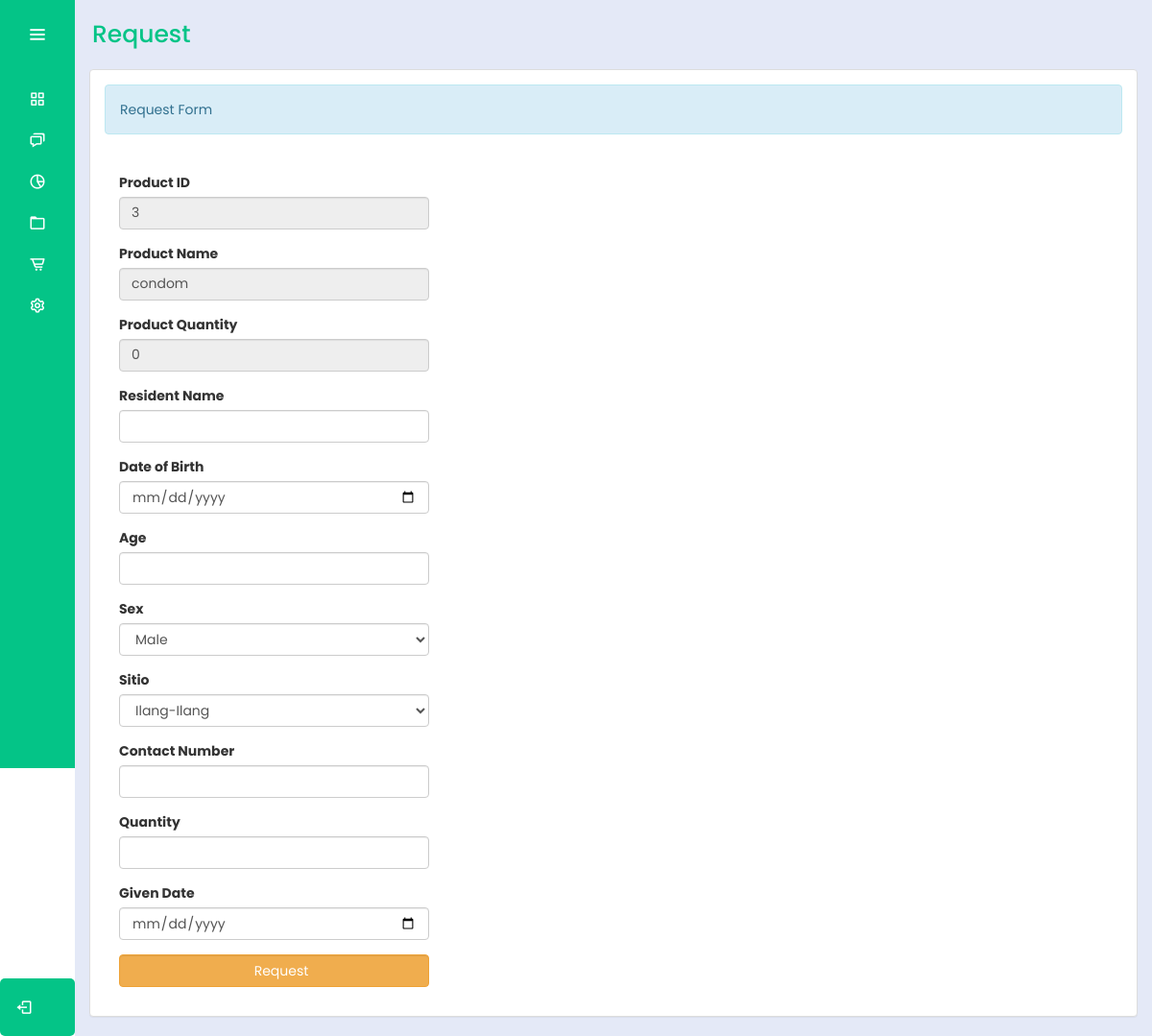
/bhw/request.php?productName=condom (signed in), run on an earlier commit of the app's database.
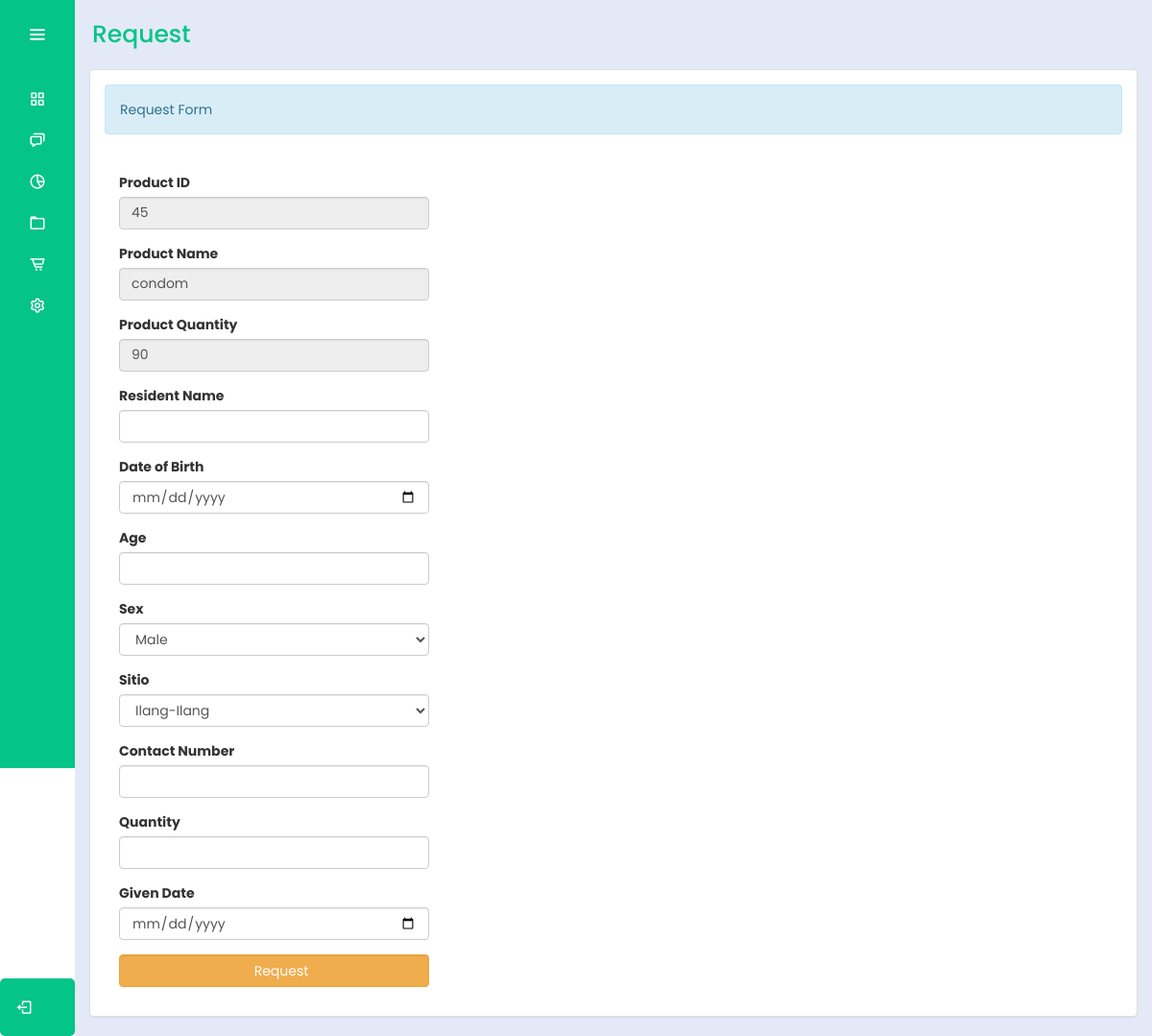
And on a later commit of the database.
### tables this page shows
CREATE TABLE `medicines` (
  `productId` int(30) NOT NULL,
  `productName` varchar(100) NOT NULL,
  `quantity1` int(10) NOT NULL,
  `total` int(10) NOT NULL,
  `expDate` date NOT NULL,
  `status` varchar(100) NOT NULL,
  `action` varchar(100) NOT NULL
);

### bhw/request.php (the view, shortened to what this page needs)
<?php
@include "../connection/connect.php";
if(isset($_SESSION['user_data'])){
?>
<!DOCTYPE html>
<html lang="en">
<head>
    <link rel="stylesheet" type="text/css" href="../css/bootstrap.css" />
    <link rel="stylesheet" type="text/css" href="../css/style.css" />
    <link rel="stylesheet" href="../cssmainmenu/style.css">
    <link href='https://unpkg.com/boxicons@2.1.4/css/boxicons.min.css' rel='stylesheet'>
</head>
<body>
    <div class="sidebar">
        <div class="logo_details">
            <i class="bx bx-menu" id="btn"></i>
        </div>
        <ul class="nav-list">
            <li>
                <a href="homemedd.php">
                    <i class="bx bx-grid-alt"></i>
                </a>
            </li>
            <li>
                <a href="../logout.php">
                    <i class="bx bx-chat"></i>
                </a>
            </li>
            <li>
                <a href="#">
                    <i class="bx bx-pie-chart-alt-2"></i>
                </a>
            </li>
            <li>
                <a href="userRecMed.php">
                    <i class="bx bx-folder"></i>
                </a>
            </li>
            <li>
                <a href="medicinee.php">
                    <i class="bx bx-cart-alt"></i>
                </a>
            </li>
            <li>
                <a href="#">
                    <i class="bx bx-cog"></i>
                </a>
            </li>
            <li class="profile">
                <div class="profile_details">
                </div>
                <a href="../logout.php" id="log_out">
                    <i class="bx bx-log-out"></i>
                </a>
            </li>
        </ul>
    </div>
    <section class="home-section">
        <div class="text">Request</div>
        <div class="container-fluid">
            <div class="panel panel-default">
                <div class="panel-body">
                    <div class="alert alert-info">Request Form</div>
                    <br />
                    <div class="col-md-4">
                        <?php
                        $productName = isset($_GET['productName']) ? $_GET['productName'] : '';
                        $query = $conn->query("SELECT * FROM `medicines` WHERE productName = '$productName'") or die(mysqli_error());
                        $fetch = $query->fetch_array();
                        ?>
                        <form method="POST" enctype="multipart/form-data">
                            <div class="form-group">
                                <label>Product ID</label>
                                <input type="text" class="form-control" name="productId"
                                    value="<?php echo $fetch['productId']; ?>" readonly />
                            </div>
                            <div class="form-group">
                                <label>Product Name</label>
                                <input type="text" class="form-control" name="productName"
                                    value="<?php echo $fetch['productName']; ?>" readonly />
                            </div>
                            <div class="form-group">
                                <label>Product Quantity</label>
                                <input type="text" class="form-control" name="total"
                                    value="<?php echo $fetch['total']; ?>" readonly />
                            </div>
                            <div class="form-group" required="required">
                                <label>Resident Name</label>
                                <input type="text" class="form-control" name="residentName" required  />
                            </div>
                            <div class="form-group" required="required">
                                <label>Date of Birth</label>
                                <input type="date" class="form-control" name="dateBirth" required/>
                            </div>
                            <div class="form-group" required="required">
                                <label>Age</label>
                                <input type="text" class="form-control" name="age" required />
                            </div>
                            <div class="form-group" required="required">
                                <label>Sex</label>
                                <select class="form-control" required="required" name="sex" required>
                                    <option value="Male">Male</option>
                                </select>
                            </div>
                            <div class="form-group">
                                <label>Sitio</label>
                                <select class="form-control" required="required" name="address" required>
                                    <option value="IlangIlang">Ilang-Ilang</option>
                                </select>
                            </div>
                            <div class="form-group" required="required" >
                                <label>Contact Number</label>
                                <input type="text" class="form-control" name="contactNumber" required />
                            </div>
                            <div class="form-group" required="required" required>
                                <label>Quantity</label>
                                <input type="number"  min="0" max="999999999" class="form-control"
                                    name="quantity_req" required />
                            </div>
                            <div class="form-group" required="required" required>
                                <label>Given Date</label>
                                <input type="date" class="form-control" name="givenDate" required />
                            </div>
                            <div class="form-group">
                                <button name="add_rec" class="btn btn-warning form-control"><i
                                        class="glyphicon glyphicon-edit"></i> Request</button>
                            </div>
						</form>
                    </div>
                </div>
            </div>
        </div>
    </section>
    <?php
}
else{
	header("Location:.././index.php?error=UnAuthorized Access");
}

### cssmainmenu/style.css (style rules this page uses)
:root { --color-default: #04c487; --color-second:#04c487; --color-white:#fff; --color-body:#e4e9f7; --color-light:#e0e0e0; }
* { padding: 0%; margin: 0%; box-sizing: border-box; font-family: 'Poppins', sans-serif; }
body { min-height: 100vh; }
.sidebar { min-height: 100vh; width: 78px; padding: 6px 14px; z-index: 99; background-color: var(--color-default); transition: all .5s ease; position: fixed; top:0; left: 0; }
.sidebar .logo_details { height: 60px; display: flex; align-items: center; position: relative; }
.sidebar .logo_details #btn { position: absolute; top:50%; right: 0; transform: translateY(-50%); font-size: 23px; text-align: center; cursor: pointer; transition: all .5s ease; }
.sidebar i { color:var(--color-white); height: 60px; line-height: 60px; min-width: 50px; font-size: 25px; text-align: center; }
.sidebar .nav-list { margin-top: 20px; height: 100%; }
.sidebar li { position: relative; margin:8px 0; list-style: none; }
.sidebar li a { display: flex; height: 100%; width: 100%; align-items: center; text-decoration: none; background-color: var(--color-default); position: relative; transition: all .5s ease; z-index: 12; }
.sidebar li a::after { content: ""; position: absolute; width: 100%; height: 100%; transform: scaleX(0); background-color: var(--color-white); border-radius: 5px; transition: transform 0.3s ease-in-out; transform-origin: left; z-index: -2; }
.sidebar li i { height: 35px; line-height: 35px; font-size: 18px; border-radius: 5px; }
.sidebar li.profile { position: fixed; height: 60px; width: 78px; left: 0; bottom:-8px; padding:10px 14px; overflow: hidden; transition: all .5s ease; }
.sidebar .profile .profile_details { display: flex; align-items: center; flex-wrap: nowrap; }
.sidebar .profile #log_out { position: absolute; top:50%; right: 0; transform: translateY(-50%); background-color: var(--color-second); width: 100%; height: 60px; line-height: 60px; border-radius: 5px; cursor: pointer; transition: all 0.5s ease; }
.home-section { position: relative; background-color: var(--color-body); min-height: 100vh; top:0; left:78px; width: calc(100% - 78px); transition: all .5s ease; z-index: 2; }
.home-section .text { display: inline-block; color:var(--color-default); font-size: 25px; font-weight: 500; margin: 18px; }

What changed in the data, as far as the page shows it:
removed medicines: productId "3", productName "condom", total "0"
added medicines: productId "45", productName "condom", total "90"
